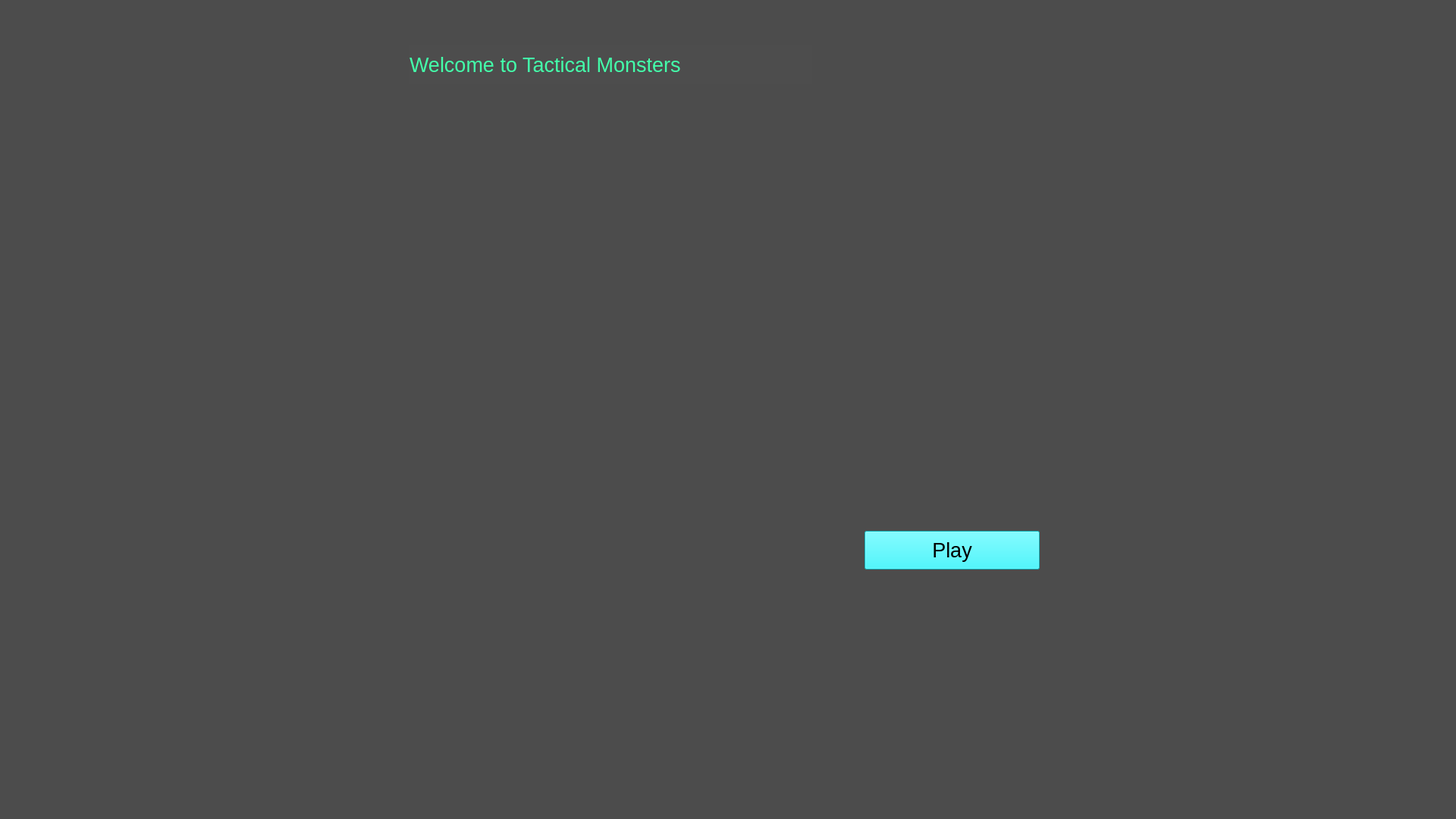
<?xml version="1.0" encoding="UTF-8"?>
<ui version="4.0">
 <class>Main_project_page_1</class>
 <widget class="QMainWindow" name="Main_project_page_1">
  <property name="geometry">
   <rect>
    <x>0</x>
    <y>0</y>
    <width>1920</width>
    <height>1080</height>
   </rect>
  </property>
  <property name="windowTitle">
   <string>Main_project_page_1</string>
  </property>
  <property name="styleSheet">
   <string notr="true">background-color: rgb(76, 76, 76);</string>
  </property>
  <widget class="QWidget" name="centralwidget">
   <widget class="QLabel" name="label">
    <property name="geometry">
     <rect>
      <x>100</x>
      <y>20</y>
      <width>2100</width>
      <height>750</height>
     </rect>
    </property>
    <property name="text">
     <string/>
    </property>
   </widget>
   <widget class="QLabel" name="label_2">
    <property name="geometry">
     <rect>
      <x>540</x>
      <y>60</y>
      <width>531</width>
      <height>51</height>
     </rect>
    </property>
    <property name="font">
     <font>
      <pointsize>20</pointsize>
     </font>
    </property>
    <property name="styleSheet">
     <string notr="true">color: rgb(67, 255, 170);
background-color: rgba(255, 255, 255,0.01);</string>
    </property>
    <property name="text">
     <string>Welcome to Tactical Monsters</string>
    </property>
   </widget>
   <widget class="QPushButton" name="pushButton">
    <property name="geometry">
     <rect>
      <x>1140</x>
      <y>700</y>
      <width>231</width>
      <height>51</height>
     </rect>
    </property>
    <property name="font">
     <font>
      <pointsize>20</pointsize>
     </font>
    </property>
    <property name="styleSheet">
     <string notr="true">background-color: rgb(25, 244, 255);</string>
    </property>
    <property name="text">
     <string>Play</string>
    </property>
   </widget>
  </widget>
  <widget class="QMenuBar" name="menubar">
   <property name="geometry">
    <rect>
     <x>0</x>
     <y>0</y>
     <width>1920</width>
     <height>25</height>
    </rect>
   </property>
  </widget>
  <widget class="QStatusBar" name="statusbar"/>
 </widget>
 <resources/>
 <connections>
  <connection>
   <sender>pushButton</sender>
   <signal>clicked()</signal>
   <receiver>Main_project_page_1</receiver>
   <slot>close()</slot>
   <hints>
    <hint type="sourcelabel">
     <x>1218</x>
     <y>771</y>
    </hint>
    <hint type="destinationlabel">
     <x>923</x>
     <y>39</y>
    </hint>
   </hints>
  </connection>
 </connections>
</ui>
